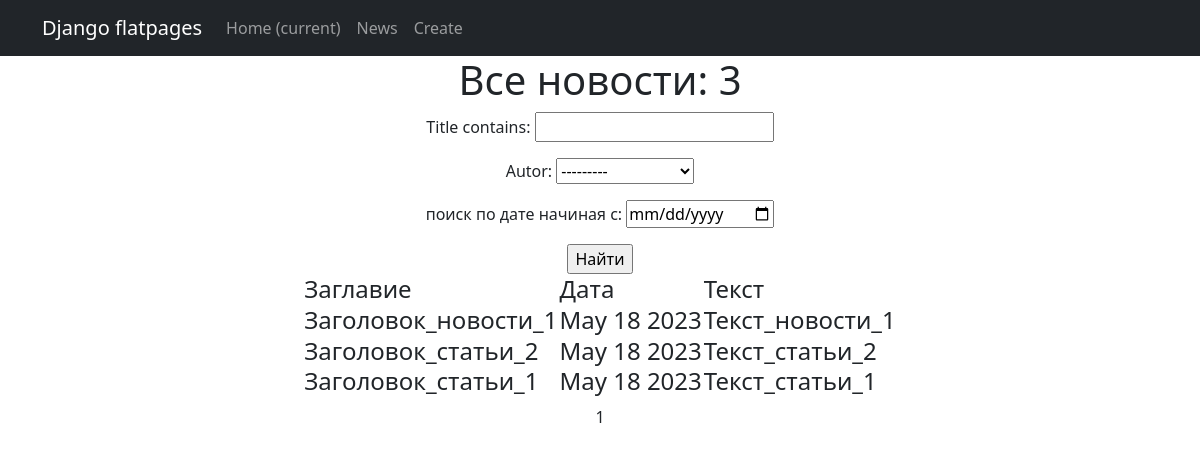
The page /news/ on the database as committed earlier.
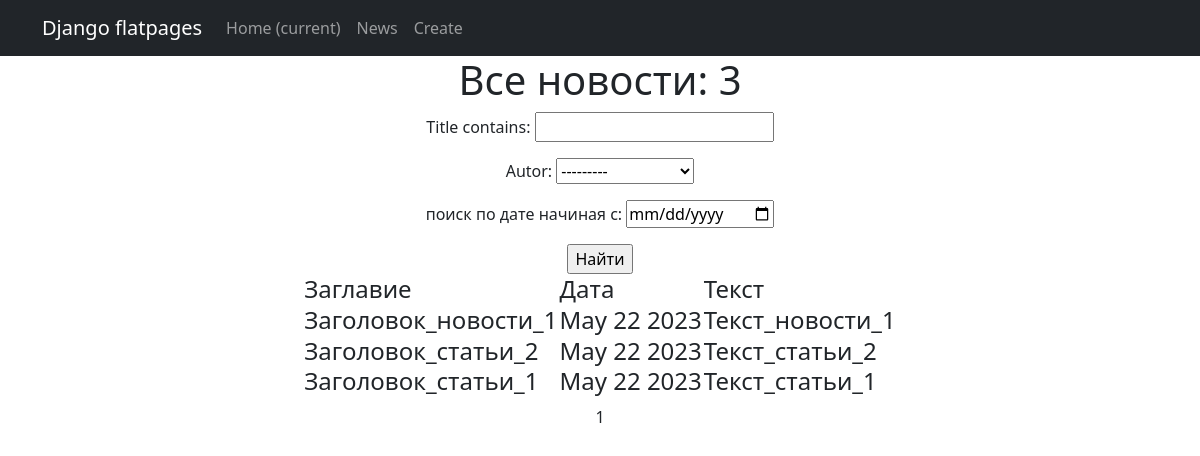
The same page on the database as committed later.
### news/models.py (models this page shows, shortened)
class Post(models.Model):
    news = 'NW'
    arcticle = 'AR'
    TYPE = [
        (news, 'Новость'),
        (arcticle, 'Статья')
    ]
    post_type = models.CharField(max_length=2,
                                 choices=TYPE,
                                 default=arcticle)
    time_in = models.DateTimeField(auto_now_add=True)
    title = models.CharField(max_length=255)
    text = models.TextField()
    rating = models.SmallIntegerField(default=0)
    autor = models.ForeignKey(Autor, on_delete=models.CASCADE)
    category = models.ManyToManyField(Category, through='PostCategory')

### news/views.py (the view)
# urls.py: path('', PostList.as_view(), name='post_list'),
class PostList(ListView):
    model = Post
    ordering = '-time_in'
    template_name = 'posts.html'
    context_object_name = 'posts'
    paginate_by = 10
    def get_queryset(self):
        queryset = super().get_queryset()
        self.filterset = PostFilter(self.request.GET, queryset)
        return self.filterset.qs
    def get_context_data(self, **kwargs):
        context = super().get_context_data(**kwargs)
        context['filterset'] = self.filterset
        return context

### templates/posts.html (shortened to what this page needs)
{% extends 'flatpages/default.html' %}
{% load custom_filters %}
{% load custom_tags %}
{% block content %}
    <h1>Все новости: {{ posts|length }}</h1>
    <form action="" method="get">
        {{ filterset.form.as_p }}
        <input type="submit" value="Найти" />
    </form>
    {% if posts %}
    <center>
        <h4>
            <table>
                <tr>
                    <td> Заглавие </td>
                    <td> Дата </td>
                    <td> Текст </td>
                </tr>
                {% for post in posts %}
                <tr>
                    <td>{{ post.title }}</td>
                    <td>{{post.time_in|date:'M d Y'}}</td>
                    <td>{{ post.text|truncatechars:20 }}</td>
                </tr>
                {% endfor %}
            </table>
        </h4>
    </center>
    {% else %}
        <h2>Новостей нет</h2>
    {% endif %}
    {{ page_obj.number }}
{% endblock content %}

Rows that differ between the two databases and show on the page:
changed Post "Заголовок_новости_1": time_in "May 18 2023" → "May 22 2023"
changed Post "Заголовок_статьи_2": time_in "May 18 2023" → "May 22 2023"
changed Post "Заголовок_статьи_1": time_in "May 18 2023" → "May 22 2023"
